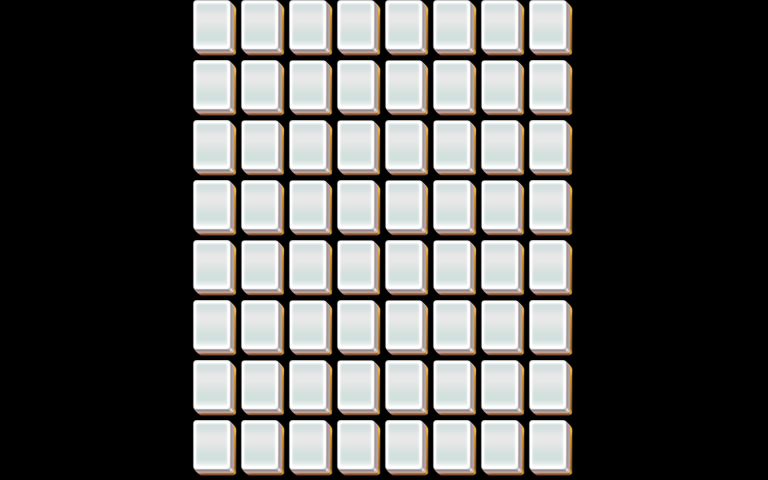

This is a level from a 2D game, rendered from its Tiled map with the project's own tilesets. A one-line summary and the map file follow, with tile-layer data summarised:
An orthogonal 32x16 tile map with 24x30 px tiles, 5 tile layers (layer1, layer2, layer3, layer4, ...).

<map version="1.0" orientation="orthogonal" width="32" height="16" tilewidth="24" tileheight="30">
 <properties>
  <property name="species" value="25" />
 </properties>
 <tileset firstgid="1" name="mahjong" tilewidth="48" tileheight="60">
  <image source="mahjong.png" />
 </tileset>
 <layer name="layer1" width="32" height="16">
  <data>[512 cells, 64 non-empty, 1 distinct tile ids]</data>
 </layer>
 <layer name="layer2" width="32" height="16">
  <data>[512 cells, 46 non-empty, 1 distinct tile ids]</data>
 </layer>
 <layer name="layer3" width="32" height="16">
  <data>[512 cells, 28 non-empty, 1 distinct tile ids]</data>
 </layer>
 <layer name="layer4" width="32" height="16">
  <data>[512 cells, 0 non-empty, 0 distinct tile ids]</data>
 </layer>
 <layer name="layer5" width="32" height="16">
  <data>[512 cells, 0 non-empty, 0 distinct tile ids]</data>
 </layer>
</map>
